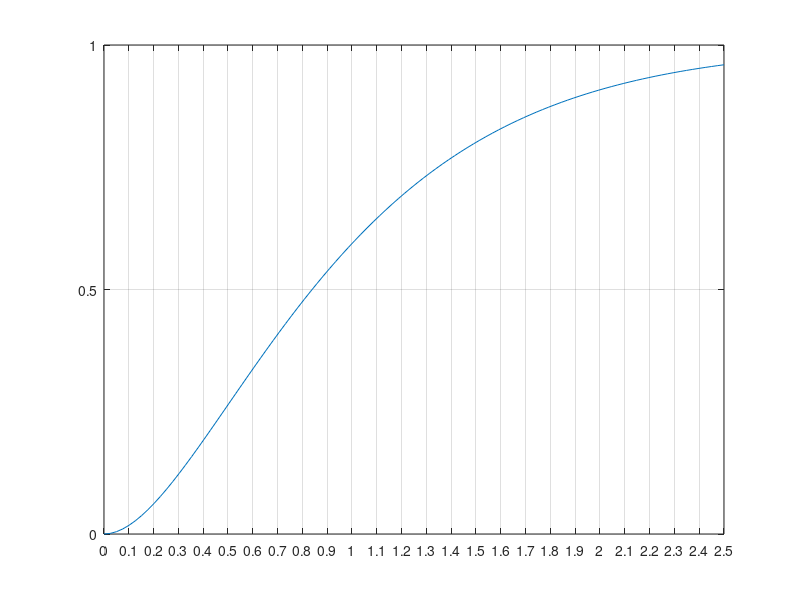

MATLAB code for this plot:
%Assignment 6 
%%%Arjun Posarajah 104980541
%%Problem 2
%partA
t=linspace(0,2.5,100)
r=1-(1+2*t).*exp(-2*t);
plot(t,r); grid on
xticks([0:0.1:2.5])
yticks([0:0.5:1])


